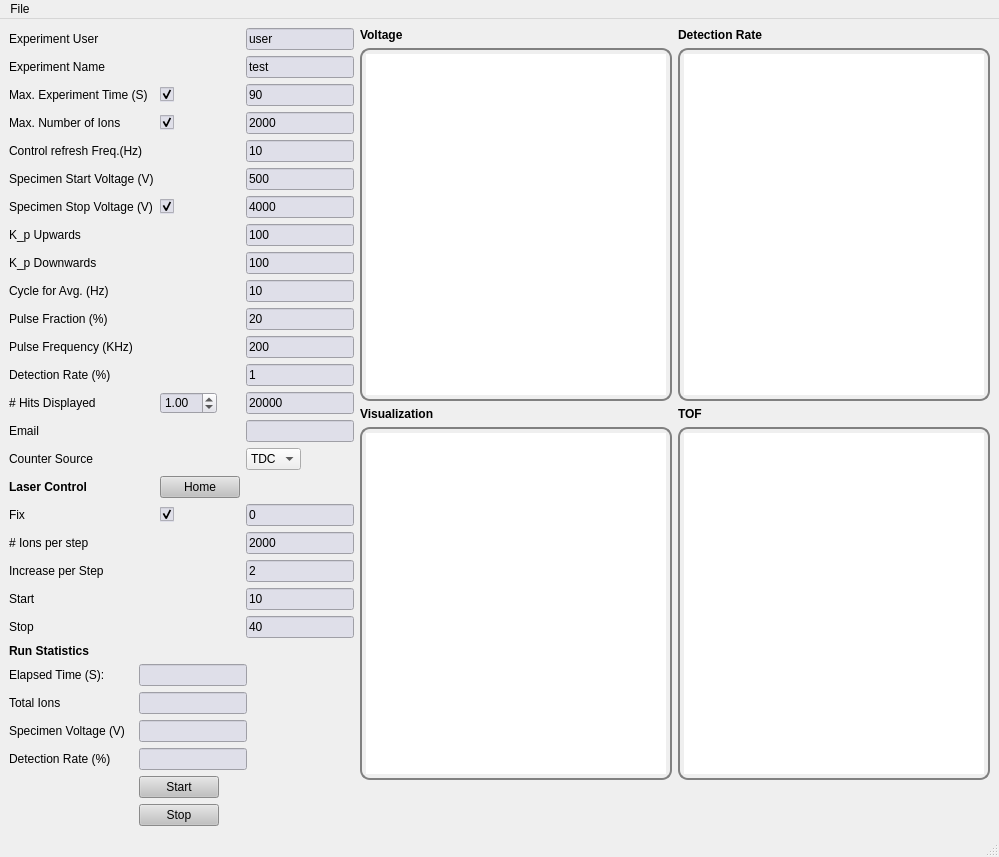
<?xml version="1.0" encoding="UTF-8"?>
<ui version="4.0">
 <class>UI_APT_S</class>
 <widget class="QMainWindow" name="UI_APT_S">
  <property name="geometry">
   <rect>
    <x>0</x>
    <y>0</y>
    <width>999</width>
    <height>838</height>
   </rect>
  </property>
  <property name="windowTitle">
   <string>APT Control Software</string>
  </property>
  <widget class="QWidget" name="centralwidget">
   <layout class="QGridLayout" name="gridLayout_2">
    <item row="0" column="0">
     <layout class="QGridLayout" name="gridLayout">
      <item row="0" column="0">
       <widget class="QLabel" name="label_43">
        <property name="sizePolicy">
         <sizepolicy hsizetype="Fixed" vsizetype="Fixed">
          <horstretch>0</horstretch>
          <verstretch>0</verstretch>
         </sizepolicy>
        </property>
        <property name="text">
         <string>Experiment User</string>
        </property>
       </widget>
      </item>
      <item row="0" column="3">
       <widget class="QLineEdit" name="ex_user">
        <property name="sizePolicy">
         <sizepolicy hsizetype="Fixed" vsizetype="Fixed">
          <horstretch>0</horstretch>
          <verstretch>0</verstretch>
         </sizepolicy>
        </property>
        <property name="styleSheet">
         <string notr="true">QLineEdit{
background: rgb(223,223,233)
}</string>
        </property>
        <property name="text">
         <string>user</string>
        </property>
       </widget>
      </item>
      <item row="1" column="0">
       <widget class="QLabel" name="label_21">
        <property name="sizePolicy">
         <sizepolicy hsizetype="Fixed" vsizetype="Fixed">
          <horstretch>0</horstretch>
          <verstretch>0</verstretch>
         </sizepolicy>
        </property>
        <property name="text">
         <string>Experiment Name</string>
        </property>
       </widget>
      </item>
      <item row="1" column="3">
       <widget class="QLineEdit" name="ex_name">
        <property name="sizePolicy">
         <sizepolicy hsizetype="Fixed" vsizetype="Fixed">
          <horstretch>0</horstretch>
          <verstretch>0</verstretch>
         </sizepolicy>
        </property>
        <property name="styleSheet">
         <string notr="true">QLineEdit{
background: rgb(223,223,233)
}</string>
        </property>
        <property name="text">
         <string>test</string>
        </property>
       </widget>
      </item>
      <item row="2" column="0" colspan="2">
       <widget class="QLabel" name="label_2">
        <property name="sizePolicy">
         <sizepolicy hsizetype="Fixed" vsizetype="Fixed">
          <horstretch>0</horstretch>
          <verstretch>0</verstretch>
         </sizepolicy>
        </property>
        <property name="text">
         <string>Max. Experiment Time (S)</string>
        </property>
       </widget>
      </item>
      <item row="2" column="2">
       <widget class="QCheckBox" name="criteria_time">
        <property name="sizePolicy">
         <sizepolicy hsizetype="Fixed" vsizetype="Fixed">
          <horstretch>0</horstretch>
          <verstretch>0</verstretch>
         </sizepolicy>
        </property>
        <property name="font">
         <font>
          <italic>false</italic>
         </font>
        </property>
        <property name="mouseTracking">
         <bool>true</bool>
        </property>
        <property name="styleSheet">
         <string notr="true">QCheckBox{
background: rgb(223,223,233)
}</string>
        </property>
        <property name="text">
         <string/>
        </property>
        <property name="checked">
         <bool>true</bool>
        </property>
       </widget>
      </item>
      <item row="2" column="3">
       <widget class="QLineEdit" name="ex_time">
        <property name="sizePolicy">
         <sizepolicy hsizetype="Fixed" vsizetype="Fixed">
          <horstretch>0</horstretch>
          <verstretch>0</verstretch>
         </sizepolicy>
        </property>
        <property name="styleSheet">
         <string notr="true">QLineEdit{
background: rgb(223,223,233)
}</string>
        </property>
        <property name="text">
         <string>90</string>
        </property>
       </widget>
      </item>
      <item row="3" column="0">
       <widget class="QLabel" name="label_41">
        <property name="sizePolicy">
         <sizepolicy hsizetype="Fixed" vsizetype="Fixed">
          <horstretch>0</horstretch>
          <verstretch>0</verstretch>
         </sizepolicy>
        </property>
        <property name="text">
         <string>Max. Number of Ions</string>
        </property>
       </widget>
      </item>
      <item row="3" column="2">
       <widget class="QCheckBox" name="criteria_ions">
        <property name="sizePolicy">
         <sizepolicy hsizetype="Fixed" vsizetype="Fixed">
          <horstretch>0</horstretch>
          <verstretch>0</verstretch>
         </sizepolicy>
        </property>
        <property name="font">
         <font>
          <italic>false</italic>
         </font>
        </property>
        <property name="mouseTracking">
         <bool>true</bool>
        </property>
        <property name="styleSheet">
         <string notr="true">QCheckBox{
background: rgb(223,223,233)
}</string>
        </property>
        <property name="text">
         <string/>
        </property>
        <property name="checked">
         <bool>true</bool>
        </property>
       </widget>
      </item>
      <item row="3" column="3">
       <widget class="QLineEdit" name="max_ions">
        <property name="sizePolicy">
         <sizepolicy hsizetype="Fixed" vsizetype="Fixed">
          <horstretch>0</horstretch>
          <verstretch>0</verstretch>
         </sizepolicy>
        </property>
        <property name="styleSheet">
         <string notr="true">QLineEdit{
background: rgb(223,223,233)
}</string>
        </property>
        <property name="text">
         <string>2000</string>
        </property>
       </widget>
      </item>
      <item row="4" column="0" colspan="2">
       <widget class="QLabel" name="label_3">
        <property name="sizePolicy">
         <sizepolicy hsizetype="Fixed" vsizetype="Fixed">
          <horstretch>0</horstretch>
          <verstretch>0</verstretch>
         </sizepolicy>
        </property>
        <property name="text">
         <string>Control refresh Freq.(Hz)</string>
        </property>
       </widget>
      </item>
      <item row="4" column="3">
       <widget class="QLineEdit" name="ex_freq">
        <property name="sizePolicy">
         <sizepolicy hsizetype="Fixed" vsizetype="Fixed">
          <horstretch>0</horstretch>
          <verstretch>0</verstretch>
         </sizepolicy>
        </property>
        <property name="styleSheet">
         <string notr="true">QLineEdit{
background: rgb(223,223,233)
}</string>
        </property>
        <property name="text">
         <string>10</string>
        </property>
       </widget>
      </item>
      <item row="5" column="0" colspan="2">
       <widget class="QLabel" name="label_4">
        <property name="sizePolicy">
         <sizepolicy hsizetype="Fixed" vsizetype="Fixed">
          <horstretch>0</horstretch>
          <verstretch>0</verstretch>
         </sizepolicy>
        </property>
        <property name="text">
         <string>Specimen Start Voltage (V)</string>
        </property>
       </widget>
      </item>
      <item row="5" column="3">
       <widget class="QLineEdit" name="vdc_min">
        <property name="sizePolicy">
         <sizepolicy hsizetype="Fixed" vsizetype="Fixed">
          <horstretch>0</horstretch>
          <verstretch>0</verstretch>
         </sizepolicy>
        </property>
        <property name="styleSheet">
         <string notr="true">QLineEdit{
background: rgb(223,223,233)
}</string>
        </property>
        <property name="text">
         <string>500</string>
        </property>
       </widget>
      </item>
      <item row="6" column="0" colspan="2">
       <widget class="QLabel" name="label_5">
        <property name="sizePolicy">
         <sizepolicy hsizetype="Fixed" vsizetype="Fixed">
          <horstretch>0</horstretch>
          <verstretch>0</verstretch>
         </sizepolicy>
        </property>
        <property name="text">
         <string>Specimen Stop Voltage (V)</string>
        </property>
       </widget>
      </item>
      <item row="6" column="2">
       <widget class="QCheckBox" name="criteria_vdc">
        <property name="sizePolicy">
         <sizepolicy hsizetype="Fixed" vsizetype="Fixed">
          <horstretch>0</horstretch>
          <verstretch>0</verstretch>
         </sizepolicy>
        </property>
        <property name="font">
         <font>
          <italic>false</italic>
         </font>
        </property>
        <property name="mouseTracking">
         <bool>true</bool>
        </property>
        <property name="styleSheet">
         <string notr="true">QCheckBox{
background: rgb(223,223,233)
}</string>
        </property>
        <property name="text">
         <string/>
        </property>
        <property name="checked">
         <bool>true</bool>
        </property>
       </widget>
      </item>
      <item row="6" column="3">
       <widget class="QLineEdit" name="vdc_max">
        <property name="sizePolicy">
         <sizepolicy hsizetype="Fixed" vsizetype="Fixed">
          <horstretch>0</horstretch>
          <verstretch>0</verstretch>
         </sizepolicy>
        </property>
        <property name="styleSheet">
         <string notr="true">QLineEdit{
background: rgb(223,223,233)
}</string>
        </property>
        <property name="text">
         <string>4000</string>
        </property>
       </widget>
      </item>
      <item row="7" column="0">
       <widget class="QLabel" name="label_6">
        <property name="text">
         <string>K_p Upwards</string>
        </property>
       </widget>
      </item>
      <item row="7" column="3">
       <widget class="QLineEdit" name="vdc_steps_up">
        <property name="sizePolicy">
         <sizepolicy hsizetype="Fixed" vsizetype="Fixed">
          <horstretch>0</horstretch>
          <verstretch>0</verstretch>
         </sizepolicy>
        </property>
        <property name="styleSheet">
         <string notr="true">QLineEdit{
background: rgb(223,223,233)
}</string>
        </property>
        <property name="text">
         <string>100</string>
        </property>
       </widget>
      </item>
      <item row="8" column="0">
       <widget class="QLabel" name="label_28">
        <property name="sizePolicy">
         <sizepolicy hsizetype="Fixed" vsizetype="Fixed">
          <horstretch>0</horstretch>
          <verstretch>0</verstretch>
         </sizepolicy>
        </property>
        <property name="text">
         <string>K_p Downwards</string>
        </property>
       </widget>
      </item>
      <item row="8" column="3">
       <widget class="QLineEdit" name="vdc_steps_down">
        <property name="sizePolicy">
         <sizepolicy hsizetype="Fixed" vsizetype="Fixed">
          <horstretch>0</horstretch>
          <verstretch>0</verstretch>
         </sizepolicy>
        </property>
        <property name="styleSheet">
         <string notr="true">QLineEdit{
background: rgb(223,223,233)
}</string>
        </property>
        <property name="text">
         <string>100</string>
        </property>
       </widget>
      </item>
      <item row="9" column="0">
       <widget class="QLabel" name="label_20">
        <property name="sizePolicy">
         <sizepolicy hsizetype="Fixed" vsizetype="Fixed">
          <horstretch>0</horstretch>
          <verstretch>0</verstretch>
         </sizepolicy>
        </property>
        <property name="text">
         <string>Cycle for Avg. (Hz)</string>
        </property>
       </widget>
      </item>
      <item row="9" column="3">
       <widget class="QLineEdit" name="cycle_avg">
        <property name="sizePolicy">
         <sizepolicy hsizetype="Fixed" vsizetype="Fixed">
          <horstretch>0</horstretch>
          <verstretch>0</verstretch>
         </sizepolicy>
        </property>
        <property name="styleSheet">
         <string notr="true">QLineEdit{
background: rgb(223,223,233)
}</string>
        </property>
        <property name="text">
         <string>10</string>
        </property>
       </widget>
      </item>
      <item row="10" column="0">
       <widget class="QLabel" name="label_25">
        <property name="sizePolicy">
         <sizepolicy hsizetype="Fixed" vsizetype="Fixed">
          <horstretch>0</horstretch>
          <verstretch>0</verstretch>
         </sizepolicy>
        </property>
        <property name="text">
         <string>Pulse Fraction (%)</string>
        </property>
       </widget>
      </item>
      <item row="10" column="3">
       <widget class="QLineEdit" name="pulse_fraction">
        <property name="sizePolicy">
         <sizepolicy hsizetype="Fixed" vsizetype="Fixed">
          <horstretch>0</horstretch>
          <verstretch>0</verstretch>
         </sizepolicy>
        </property>
        <property name="styleSheet">
         <string notr="true">QLineEdit{
background: rgb(223,223,233)
}</string>
        </property>
        <property name="text">
         <string>20</string>
        </property>
       </widget>
      </item>
      <item row="11" column="0">
       <widget class="QLabel" name="label_23">
        <property name="sizePolicy">
         <sizepolicy hsizetype="Fixed" vsizetype="Fixed">
          <horstretch>0</horstretch>
          <verstretch>0</verstretch>
         </sizepolicy>
        </property>
        <property name="text">
         <string>Pulse Frequency (KHz)</string>
        </property>
       </widget>
      </item>
      <item row="11" column="3">
       <widget class="QLineEdit" name="pulse_frequency">
        <property name="sizePolicy">
         <sizepolicy hsizetype="Fixed" vsizetype="Fixed">
          <horstretch>0</horstretch>
          <verstretch>0</verstretch>
         </sizepolicy>
        </property>
        <property name="styleSheet">
         <string notr="true">QLineEdit{
background: rgb(223,223,233)
}</string>
        </property>
        <property name="text">
         <string>200</string>
        </property>
       </widget>
      </item>
      <item row="12" column="0">
       <widget class="QLabel" name="label_17">
        <property name="sizePolicy">
         <sizepolicy hsizetype="Fixed" vsizetype="Fixed">
          <horstretch>0</horstretch>
          <verstretch>0</verstretch>
         </sizepolicy>
        </property>
        <property name="text">
         <string>Detection Rate (%)</string>
        </property>
       </widget>
      </item>
      <item row="12" column="3">
       <widget class="QLineEdit" name="detection_rate_init">
        <property name="sizePolicy">
         <sizepolicy hsizetype="Fixed" vsizetype="Fixed">
          <horstretch>0</horstretch>
          <verstretch>0</verstretch>
         </sizepolicy>
        </property>
        <property name="styleSheet">
         <string notr="true">QLineEdit{
background: rgb(223,223,233)
}</string>
        </property>
        <property name="text">
         <string>1</string>
        </property>
       </widget>
      </item>
      <item row="13" column="0">
       <widget class="QLabel" name="label_22">
        <property name="sizePolicy">
         <sizepolicy hsizetype="Fixed" vsizetype="Fixed">
          <horstretch>0</horstretch>
          <verstretch>0</verstretch>
         </sizepolicy>
        </property>
        <property name="text">
         <string># Hits Displayed</string>
        </property>
       </widget>
      </item>
      <item row="13" column="2">
       <widget class="QDoubleSpinBox" name="doubleSpinBox">
        <property name="sizePolicy">
         <sizepolicy hsizetype="Fixed" vsizetype="Fixed">
          <horstretch>0</horstretch>
          <verstretch>0</verstretch>
         </sizepolicy>
        </property>
        <property name="styleSheet">
         <string notr="true">QDoubleSpinBox{
background: rgb(223,223,233)
}</string>
        </property>
        <property name="value">
         <double>1.000000000000000</double>
        </property>
       </widget>
      </item>
      <item row="13" column="3">
       <widget class="QLineEdit" name="hit_displayed">
        <property name="sizePolicy">
         <sizepolicy hsizetype="Fixed" vsizetype="Fixed">
          <horstretch>0</horstretch>
          <verstretch>0</verstretch>
         </sizepolicy>
        </property>
        <property name="styleSheet">
         <string notr="true">QLineEdit{
background: rgb(223,223,233)
}</string>
        </property>
        <property name="text">
         <string>20000</string>
        </property>
       </widget>
      </item>
      <item row="14" column="0">
       <widget class="QLabel" name="label_26">
        <property name="sizePolicy">
         <sizepolicy hsizetype="Fixed" vsizetype="Fixed">
          <horstretch>0</horstretch>
          <verstretch>0</verstretch>
         </sizepolicy>
        </property>
        <property name="text">
         <string>Email</string>
        </property>
       </widget>
      </item>
      <item row="14" column="3">
       <widget class="QLineEdit" name="email">
        <property name="sizePolicy">
         <sizepolicy hsizetype="Fixed" vsizetype="Fixed">
          <horstretch>0</horstretch>
          <verstretch>0</verstretch>
         </sizepolicy>
        </property>
        <property name="styleSheet">
         <string notr="true">QLineEdit{
background: rgb(223,223,233)
}</string>
        </property>
        <property name="text">
         <string/>
        </property>
       </widget>
      </item>
      <item row="15" column="0">
       <widget class="QLabel" name="label_42">
        <property name="sizePolicy">
         <sizepolicy hsizetype="Fixed" vsizetype="Fixed">
          <horstretch>0</horstretch>
          <verstretch>0</verstretch>
         </sizepolicy>
        </property>
        <property name="text">
         <string>Counter Source</string>
        </property>
       </widget>
      </item>
      <item row="15" column="3">
       <widget class="QComboBox" name="counter_source">
        <property name="sizePolicy">
         <sizepolicy hsizetype="Fixed" vsizetype="Fixed">
          <horstretch>0</horstretch>
          <verstretch>0</verstretch>
         </sizepolicy>
        </property>
        <item>
         <property name="text">
          <string>TDC</string>
         </property>
        </item>
       </widget>
      </item>
      <item row="16" column="0">
       <widget class="QLabel" name="label_29">
        <property name="sizePolicy">
         <sizepolicy hsizetype="Fixed" vsizetype="Fixed">
          <horstretch>0</horstretch>
          <verstretch>0</verstretch>
         </sizepolicy>
        </property>
        <property name="font">
         <font>
          <weight>75</weight>
          <bold>true</bold>
         </font>
        </property>
        <property name="text">
         <string>Laser Control</string>
        </property>
       </widget>
      </item>
      <item row="17" column="0">
       <widget class="QLabel" name="label_31">
        <property name="sizePolicy">
         <sizepolicy hsizetype="Fixed" vsizetype="Fixed">
          <horstretch>0</horstretch>
          <verstretch>0</verstretch>
         </sizepolicy>
        </property>
        <property name="text">
         <string>Fix</string>
        </property>
       </widget>
      </item>
      <item row="17" column="2">
       <widget class="QCheckBox" name="criteria_laser">
        <property name="sizePolicy">
         <sizepolicy hsizetype="Fixed" vsizetype="Fixed">
          <horstretch>0</horstretch>
          <verstretch>0</verstretch>
         </sizepolicy>
        </property>
        <property name="font">
         <font>
          <italic>false</italic>
         </font>
        </property>
        <property name="mouseTracking">
         <bool>true</bool>
        </property>
        <property name="styleSheet">
         <string notr="true">QCheckBox{
background: rgb(223,223,233)
}</string>
        </property>
        <property name="text">
         <string/>
        </property>
        <property name="checked">
         <bool>true</bool>
        </property>
       </widget>
      </item>
      <item row="17" column="3">
       <widget class="QLineEdit" name="fixed_laser">
        <property name="sizePolicy">
         <sizepolicy hsizetype="Fixed" vsizetype="Fixed">
          <horstretch>0</horstretch>
          <verstretch>0</verstretch>
         </sizepolicy>
        </property>
        <property name="styleSheet">
         <string notr="true">QLineEdit{
background: rgb(223,223,233)
}</string>
        </property>
        <property name="text">
         <string>0</string>
        </property>
       </widget>
      </item>
      <item row="18" column="0">
       <widget class="QLabel" name="label_18">
        <property name="sizePolicy">
         <sizepolicy hsizetype="Fixed" vsizetype="Fixed">
          <horstretch>0</horstretch>
          <verstretch>0</verstretch>
         </sizepolicy>
        </property>
        <property name="text">
         <string># Ions per step</string>
        </property>
       </widget>
      </item>
      <item row="18" column="3">
       <widget class="QLineEdit" name="laser_num_ions_per_step">
        <property name="sizePolicy">
         <sizepolicy hsizetype="Fixed" vsizetype="Fixed">
          <horstretch>0</horstretch>
          <verstretch>0</verstretch>
         </sizepolicy>
        </property>
        <property name="styleSheet">
         <string notr="true">QLineEdit{
background: rgb(223,223,233)
}</string>
        </property>
        <property name="text">
         <string>2000</string>
        </property>
       </widget>
      </item>
      <item row="19" column="0">
       <widget class="QLabel" name="label_30">
        <property name="sizePolicy">
         <sizepolicy hsizetype="Fixed" vsizetype="Fixed">
          <horstretch>0</horstretch>
          <verstretch>0</verstretch>
         </sizepolicy>
        </property>
        <property name="text">
         <string>Increase per Step </string>
        </property>
       </widget>
      </item>
      <item row="19" column="3">
       <widget class="QLineEdit" name="laser_increase_per_step">
        <property name="sizePolicy">
         <sizepolicy hsizetype="Fixed" vsizetype="Fixed">
          <horstretch>0</horstretch>
          <verstretch>0</verstretch>
         </sizepolicy>
        </property>
        <property name="styleSheet">
         <string notr="true">QLineEdit{
background: rgb(223,223,233)
}</string>
        </property>
        <property name="text">
         <string>2</string>
        </property>
       </widget>
      </item>
      <item row="20" column="0">
       <widget class="QLabel" name="label_16">
        <property name="sizePolicy">
         <sizepolicy hsizetype="Fixed" vsizetype="Fixed">
          <horstretch>0</horstretch>
          <verstretch>0</verstretch>
         </sizepolicy>
        </property>
        <property name="text">
         <string>Start</string>
        </property>
       </widget>
      </item>
      <item row="20" column="3">
       <widget class="QLineEdit" name="laser_start">
        <property name="sizePolicy">
         <sizepolicy hsizetype="Fixed" vsizetype="Fixed">
          <horstretch>0</horstretch>
          <verstretch>0</verstretch>
         </sizepolicy>
        </property>
        <property name="styleSheet">
         <string notr="true">QLineEdit{
background: rgb(223,223,233)
}</string>
        </property>
        <property name="text">
         <string>10</string>
        </property>
       </widget>
      </item>
      <item row="21" column="0">
       <widget class="QLabel" name="label_27">
        <property name="sizePolicy">
         <sizepolicy hsizetype="Fixed" vsizetype="Fixed">
          <horstretch>0</horstretch>
          <verstretch>0</verstretch>
         </sizepolicy>
        </property>
        <property name="text">
         <string>Stop</string>
        </property>
       </widget>
      </item>
      <item row="21" column="3">
       <widget class="QLineEdit" name="laser_stop">
        <property name="sizePolicy">
         <sizepolicy hsizetype="Fixed" vsizetype="Fixed">
          <horstretch>0</horstretch>
          <verstretch>0</verstretch>
         </sizepolicy>
        </property>
        <property name="styleSheet">
         <string notr="true">QLineEdit{
background: rgb(223,223,233)
}</string>
        </property>
        <property name="text">
         <string>40</string>
        </property>
       </widget>
      </item>
      <item row="22" column="0">
       <widget class="QLabel" name="label_11">
        <property name="sizePolicy">
         <sizepolicy hsizetype="Fixed" vsizetype="Fixed">
          <horstretch>0</horstretch>
          <verstretch>0</verstretch>
         </sizepolicy>
        </property>
        <property name="font">
         <font>
          <weight>75</weight>
          <bold>true</bold>
         </font>
        </property>
        <property name="text">
         <string>Run Statistics</string>
        </property>
       </widget>
      </item>
      <item row="23" column="0">
       <widget class="QLabel" name="label_12">
        <property name="sizePolicy">
         <sizepolicy hsizetype="Fixed" vsizetype="Fixed">
          <horstretch>0</horstretch>
          <verstretch>0</verstretch>
         </sizepolicy>
        </property>
        <property name="text">
         <string>Elapsed Time (S):</string>
        </property>
       </widget>
      </item>
      <item row="23" column="1" colspan="3">
       <widget class="QLineEdit" name="elapsed_time">
        <property name="sizePolicy">
         <sizepolicy hsizetype="Fixed" vsizetype="Fixed">
          <horstretch>0</horstretch>
          <verstretch>0</verstretch>
         </sizepolicy>
        </property>
        <property name="styleSheet">
         <string notr="true">QLineEdit{
background: rgb(223,223,233)
}</string>
        </property>
        <property name="text">
         <string/>
        </property>
       </widget>
      </item>
      <item row="24" column="0">
       <widget class="QLabel" name="label_13">
        <property name="sizePolicy">
         <sizepolicy hsizetype="Fixed" vsizetype="Fixed">
          <horstretch>0</horstretch>
          <verstretch>0</verstretch>
         </sizepolicy>
        </property>
        <property name="text">
         <string>Total Ions</string>
        </property>
       </widget>
      </item>
      <item row="24" column="1" colspan="3">
       <widget class="QLineEdit" name="total_ions">
        <property name="sizePolicy">
         <sizepolicy hsizetype="Fixed" vsizetype="Fixed">
          <horstretch>0</horstretch>
          <verstretch>0</verstretch>
         </sizepolicy>
        </property>
        <property name="styleSheet">
         <string notr="true">QLineEdit{
background: rgb(223,223,233)
}</string>
        </property>
        <property name="text">
         <string/>
        </property>
       </widget>
      </item>
      <item row="25" column="0">
       <widget class="QLabel" name="label_14">
        <property name="sizePolicy">
         <sizepolicy hsizetype="Fixed" vsizetype="Fixed">
          <horstretch>0</horstretch>
          <verstretch>0</verstretch>
         </sizepolicy>
        </property>
        <property name="text">
         <string>Specimen Voltage (V)</string>
        </property>
       </widget>
      </item>
      <item row="25" column="1" colspan="3">
       <widget class="QLineEdit" name="speciemen_voltage">
        <property name="sizePolicy">
         <sizepolicy hsizetype="Fixed" vsizetype="Fixed">
          <horstretch>0</horstretch>
          <verstretch>0</verstretch>
         </sizepolicy>
        </property>
        <property name="styleSheet">
         <string notr="true">QLineEdit{
background: rgb(223,223,233)
}</string>
        </property>
        <property name="text">
         <string/>
        </property>
       </widget>
      </item>
      <item row="26" column="0">
       <widget class="QLabel" name="label_15">
        <property name="sizePolicy">
         <sizepolicy hsizetype="Fixed" vsizetype="Fixed">
          <horstretch>0</horstretch>
          <verstretch>0</verstretch>
         </sizepolicy>
        </property>
        <property name="text">
         <string>Detection Rate (%)</string>
        </property>
       </widget>
      </item>
      <item row="26" column="1" colspan="3">
       <widget class="QLineEdit" name="detection_rate">
        <property name="sizePolicy">
         <sizepolicy hsizetype="Fixed" vsizetype="Fixed">
          <horstretch>0</horstretch>
          <verstretch>0</verstretch>
         </sizepolicy>
        </property>
        <property name="styleSheet">
         <string notr="true">QLineEdit{
background: rgb(223,223,233)
}</string>
        </property>
        <property name="text">
         <string/>
        </property>
       </widget>
      </item>
      <item row="27" column="1" colspan="2">
       <widget class="QPushButton" name="start_button">
        <property name="sizePolicy">
         <sizepolicy hsizetype="Fixed" vsizetype="Fixed">
          <horstretch>0</horstretch>
          <verstretch>0</verstretch>
         </sizepolicy>
        </property>
        <property name="styleSheet">
         <string notr="true">QPushButton{
background: rgb(193, 193, 193)
}</string>
        </property>
        <property name="text">
         <string>Start</string>
        </property>
       </widget>
      </item>
      <item row="28" column="1" colspan="2">
       <widget class="QPushButton" name="stop_button">
        <property name="sizePolicy">
         <sizepolicy hsizetype="Fixed" vsizetype="Fixed">
          <horstretch>0</horstretch>
          <verstretch>0</verstretch>
         </sizepolicy>
        </property>
        <property name="styleSheet">
         <string notr="true">QPushButton{
background: rgb(193, 193, 193)
}</string>
        </property>
        <property name="text">
         <string>Stop</string>
        </property>
       </widget>
      </item>
      <item row="16" column="2">
       <widget class="QPushButton" name="home_motor">
        <property name="sizePolicy">
         <sizepolicy hsizetype="Fixed" vsizetype="Fixed">
          <horstretch>0</horstretch>
          <verstretch>0</verstretch>
         </sizepolicy>
        </property>
        <property name="styleSheet">
         <string notr="true">QPushButton{
background: rgb(193, 193, 193)
}</string>
        </property>
        <property name="text">
         <string>Home</string>
        </property>
       </widget>
      </item>
     </layout>
    </item>
    <item row="0" column="1">
     <layout class="QVBoxLayout" name="verticalLayout">
      <item>
       <layout class="QHBoxLayout" name="horizontalLayout_4">
        <item>
         <widget class="QLabel" name="label_7">
          <property name="font">
           <font>
            <weight>75</weight>
            <bold>true</bold>
           </font>
          </property>
          <property name="text">
           <string>Voltage</string>
          </property>
         </widget>
        </item>
        <item>
         <widget class="QLabel" name="label_10">
          <property name="font">
           <font>
            <weight>75</weight>
            <bold>true</bold>
           </font>
          </property>
          <property name="text">
           <string>Detection Rate</string>
          </property>
         </widget>
        </item>
       </layout>
      </item>
      <item>
       <layout class="QHBoxLayout" name="horizontalLayout_2">
        <item>
         <widget class="QGraphicsView" name="vdc_time">
          <property name="minimumSize">
           <size>
            <width>0</width>
            <height>0</height>
           </size>
          </property>
          <property name="styleSheet">
           <string notr="true">QWidget{
border: 2px solid gray;
border-radius: 10px;
padding: 4 4px;
}</string>
          </property>
         </widget>
        </item>
        <item>
         <widget class="QGraphicsView" name="detection_rate_viz">
          <property name="minimumSize">
           <size>
            <width>0</width>
            <height>0</height>
           </size>
          </property>
          <property name="styleSheet">
           <string notr="true">QWidget{
border: 2px solid gray;
border-radius: 10px;
padding: 4 4px;
}</string>
          </property>
         </widget>
        </item>
       </layout>
      </item>
      <item>
       <layout class="QHBoxLayout" name="horizontalLayout_3">
        <item>
         <widget class="QLabel" name="label_19">
          <property name="font">
           <font>
            <weight>75</weight>
            <bold>true</bold>
           </font>
          </property>
          <property name="text">
           <string>Visualization</string>
          </property>
         </widget>
        </item>
        <item>
         <widget class="QLabel" name="label_24">
          <property name="font">
           <font>
            <weight>75</weight>
            <bold>true</bold>
           </font>
          </property>
          <property name="text">
           <string>TOF</string>
          </property>
         </widget>
        </item>
       </layout>
      </item>
      <item>
       <layout class="QHBoxLayout" name="horizontalLayout">
        <item>
         <widget class="QGraphicsView" name="visualization">
          <property name="minimumSize">
           <size>
            <width>0</width>
            <height>0</height>
           </size>
          </property>
          <property name="acceptDrops">
           <bool>true</bool>
          </property>
          <property name="styleSheet">
           <string notr="true">QWidget{
border: 2px solid gray;
border-radius: 10px;
padding: 4 4px;
}</string>
          </property>
         </widget>
        </item>
        <item>
         <widget class="QGraphicsView" name="histogram">
          <property name="sizePolicy">
           <sizepolicy hsizetype="Expanding" vsizetype="Expanding">
            <horstretch>0</horstretch>
            <verstretch>0</verstretch>
           </sizepolicy>
          </property>
          <property name="minimumSize">
           <size>
            <width>0</width>
            <height>0</height>
           </size>
          </property>
          <property name="styleSheet">
           <string notr="true">QWidget{
border: 2px solid gray;
border-radius: 10px;
padding: 4 4px;
}</string>
          </property>
         </widget>
        </item>
       </layout>
      </item>
      <item>
       <widget class="QLabel" name="Error">
        <property name="font">
         <font>
          <pointsize>13</pointsize>
          <weight>75</weight>
          <bold>true</bold>
          <strikeout>false</strikeout>
         </font>
        </property>
        <property name="text">
         <string>&lt;html&gt;&lt;head/&gt;&lt;body&gt;&lt;p&gt;&lt;br/&gt;&lt;/p&gt;&lt;/body&gt;&lt;/html&gt;</string>
        </property>
        <property name="alignment">
         <set>Qt::AlignCenter</set>
        </property>
        <property name="textInteractionFlags">
         <set>Qt::LinksAccessibleByMouse</set>
        </property>
       </widget>
      </item>
     </layout>
    </item>
   </layout>
  </widget>
  <widget class="QMenuBar" name="menubar">
   <property name="geometry">
    <rect>
     <x>0</x>
     <y>0</y>
     <width>999</width>
     <height>22</height>
    </rect>
   </property>
   <widget class="QMenu" name="menuFile">
    <property name="title">
     <string>File</string>
    </property>
    <addaction name="actionExit"/>
   </widget>
   <addaction name="menuFile"/>
  </widget>
  <widget class="QStatusBar" name="statusbar"/>
  <action name="actionExit">
   <property name="text">
    <string>Exit</string>
   </property>
  </action>
 </widget>
 <resources/>
 <connections/>
</ui>
